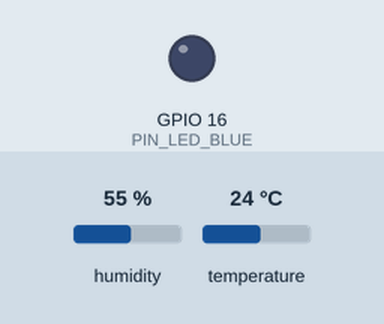
This sketch was run on a simulated ESP32. On the bench: output pins drawn as LEDs (lit = HIGH). The inputs (shaded band) are chosen by the test bench; at power-on: humidity 55 %, temperature 24 °C. WiFi joins after 1.5 s; servers stay silent unless stated; uploads are accepted with an empty reply; the local clock reads 2024-03-15 10:24:30 at power-on unless the sketch sets it; not simulated (calls return 0 or success): credentials.h; what the sketch prints to the serial monitor is not drawn. At 5.8 s the program puts the board to deep sleep or switches it off; the recording ends there.

Above: at 1.8 s.
At 3.8 s:
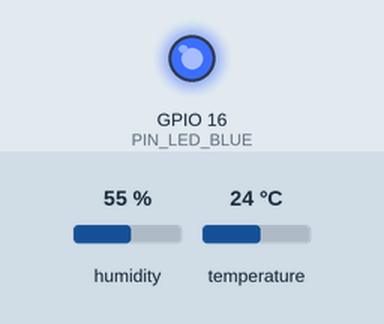
Timing chart, 0 to 5.3 s (numbered marks = the images above):
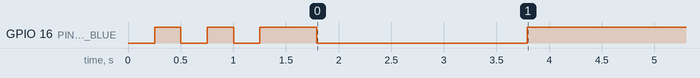

Measured:
- by itself, GPIO 16 (PIN_LED_BLUE): goes LOW 0.25 s, HIGH 0.25 s, LOW 0.25 s, HIGH 0.54 s, LOW 2.0 s, then HIGH

The sketch:

higrow-plant-monitor.ino
```cpp
// https://github.com/LilyGO/higrowopen/blob/master/HiGrowEsp32/HiGrowEsp32.ino
/*
   Rui Santos
   Complete Project Details http://randomnerdtutorials.com
*/

#include <WiFi.h>
#include <WiFiClientSecure.h>
#include <base64.h>
#include "time.h"
#include <ArduinoJson.h>
#include "DHT.h"

#include "credentials.h" // do not change order
#include "config.h" // do not change order
#include "global.h" // do not change order

// Initialize DHT sensor.
DHT dht(DHT_PIN, DHTTYPE);


void setup() {
  // Initialize serial
  Serial.begin(115200);
  Serial.println("\n ---------------------");
  Serial.println("Setup HiGrow board...");


  setupOnboardLED();

  initializeSensors();

  connectWifi();

  initTime(timezone_posix);
  printCurrentTime();

  Serial.println("Finished Setup!");
  Serial.println();
}

void loop() {

  String sensorData = getSensorDataAsJson();

  httpsPost("/pilea/1", sensorData);

  blinkBlue(2000, 2000);

  deepSleep();

}

/***********************************/
/* ******** SETUP methods ******** */

void setupOnboardLED() {
  pinMode(PIN_LED_BLUE, OUTPUT);
  digitalWrite(PIN_LED_BLUE, OFF);
}

void initializeSensors() {
  // initialize the DHT sensor
  // DHT dht(DHT_PIN, DHTTYPE);
  dht.begin();
}

/* ******** END of SETUP methods ******** */
/******************************************/
```

global.h
```cpp
// global variables - DO NOT CHANGE !

// Uncomment one of the lines below for whatever DHT sensor type you're using!
// #define DHTTYPE DHT11   // DHT 11
// #define DHTTYPE DHT21   // DHT 21 (AM2301)
#define DHTTYPE DHT11 // DHT 22  (AM2302), AM2321


#define ON LOW // LOW or 0 is power on for my board's blue LED
#define OFF HIGH // HIGH or 1 is power off for my board's blue LED


#define POWER_CTRL           4
#define PIN_LED_BLUE        16 // on-board LED
#define DHT_PIN             22 // DHT Sensor
#define SOIL_PIN            32
#define SALT_PIN            34

#define uS_TO_S_FACTOR 1000000
```

http-client.ino
```cpp
// http client functions

// initialize wifi client for https
WiFiClientSecure client;

void httpsPost(String path, String jsonPayload) {
    client.setCACert(rootCACertificate);
    // client.setInsecure();


    Serial.println("\nStarting connection to server...");
    if (!client.connect(serverUrl.c_str(), serverPort)) {
        Serial.println("Connection failed!");
        char err_buf[100];
        if (client.lastError(err_buf, 100) < 0) {
            Serial.println(err_buf);
        } else {
            Serial.println("Connection error");
        }
    } else {
        Serial.println("Connected to server!");

        String data = jsonPayload;
        Serial.print("Sending POST request with payload length ");
        Serial.print(data.length());
        Serial.println(" ...");

        // Make a HTTP request:
        client.println("POST " + path + " HTTP/1.1");
        client.println("Host: " + serverUrl);
        client.println("User-Agent: ESP32");
        client.println("Connection: close");
        client.println("Content-Type: application/json");
        client.print("Authorization: Basic ");
        client.println(base64auth);
        client.print("Content-Length: ");
        client.println(data.length());
        client.println();
        client.println(data);

        while (client.connected()) {
            String line = client.readStringUntil('\n');
            if (line == "\r") {
                Serial.println("response headers received");
                break;
            }
        }

        // read and print incoming bytes from server
        Serial.print("Server response: ");
        while (client.available()) {
            String response = client.readStringUntil('\n');
            Serial.println(response);
            if (response.startsWith("debug")) {
                debugEnabled = true;
            }
        }

        client.stop();
    }
    Serial.println();
    Serial.println();
}
```

sensors.ino
```cpp
// sensor functions

String getSensorDataAsJson() {

  float humidity = readHumidity();

  float tempC = readTemperatureInC();

  float humanPerceivedTempC = calculateHeatIndex(tempC, humidity);

  uint16_t soilMoisture = getRelativeSoilMoisture();


  const int capacity = 128; // calculated with https://arduinojson.org/v6/assistant
  StaticJsonDocument<capacity> doc;

  doc["timestamp"] = getCurrentTimeAsIsoString();
  doc["humidityInPercent"] = humidity;
  doc["temperatureInCelsius"] = tempC;
  doc["perceivedTemperatureInCelsius"] = humanPerceivedTempC;
  doc["soilMoistureInPercent"] = soilMoisture;

  String jsonString = "";  // the JSON document is appended to the String, it doesn’t replace it
  serializeJson(doc, jsonString);

  // serializeJsonPretty(doc, Serial); // debug
  // Serial.println();

  // debugSensorData();

  return jsonString;
}

uint16_t readSoilRaw() {
  return analogRead(SOIL_PIN);
}

float readHumidity() {
  float humidity;
  while (isnan(humidity = dht.readHumidity())) {
    delay(100);
  }
  return humidity;
}

float readTemperatureInC() {
  // Read temperature as Celsius //dht.readTemperature(boolean isFahrenheit); default = false
  float temperatureC;
  while (isnan(temperatureC = dht.readTemperature())) {
    delay(100);
  }
  return temperatureC;
}

uint16_t getRelativeSoilMoisture() {
  uint16_t soil = readSoilRaw();
  if (soil > SOIL_MAX)
  {
    soil = SOIL_MAX; // prevent overflow
    Serial.println("overflow in soil_max (dry)");
    // Todo: send warning log to server
  }

  uint16_t soil_mapped = map(soil, SOIL_MIN, SOIL_MAX, 100, 0);
  return soil_mapped;
}

// char getTemperatureInC() {
//   char celsiusString[7];
//   floatToString(readTemperatureInC(), 6, 2, celsiusString);
//   return celsiusString;
// }

// char getHumidity() {
//   char humidityString[7];
//   floatToString(readTemperatureInC(), 6, 2, humidityString);
//   return humidityString;
// }


/*
* heat index is the human-perceived temperature, aka felt air temperature
*/
float calculateHeatIndex(float temperatureInC, float humidity) {
  return dht.computeHeatIndex(temperatureInC, humidity, false);
}


void debugSensorData() {
  // float humidity = atof(getHumidity());
  float humidity = readHumidity();
  Serial.print("Humidity: ");
  Serial.print(humidity);
  Serial.print(" %");

  // float tempC = atof(getTemperatureInC());
  float tempC = readTemperatureInC();
  Serial.print("\t Temperature: ");
  Serial.print(tempC);
  Serial.print(" *C ");

  Serial.print("\t Felt air temperature: ");
  Serial.print(calculateHeatIndex(tempC, humidity));
  Serial.print(" *C ");

  Serial.print("\t Soil: ");
  Serial.print(getRelativeSoilMoisture());
  Serial.print(" %");

  Serial.print("\t Soil raw: ");
  Serial.print(readSoilRaw());

  Serial.println();
  Serial.println();

  delay(1000);
}
```

util.ino
```cpp
// variables should be defined globally at beginning of main .ino file
// PIN_LED_BLUE = 16 // on-board LED
// ON = LOW // LOW or 0 is power on for my board's blue LED
// OFF = HIGH // HIGH or 1 is power off for my board's blue LED

void blink(int ledPinNumber, int onDurationDelay, int offDurationDelay) {
  digitalWrite(ledPinNumber, ON);
  delay(onDurationDelay);
  digitalWrite(ledPinNumber, OFF);
  delay(offDurationDelay);
}

void blinkBlue(int onDurationDelay, int offDurationDelay) {
  blink(PIN_LED_BLUE, onDurationDelay, offDurationDelay);
}

/*
* deepsleep causes the esp32 controller to restart after specified time
* this means, it will run the setup method again
*/
void deepSleep() {

  digitalWrite(POWER_CTRL, LOW);
  //digitalWrite(dhtpowerpin, LOW);
  disconnectWifi();
  Serial.print("ESP32 MAC address: ");
  Serial.println(WiFi.macAddress());

  Serial.print("\n"); // empty line
  uint64_t sleepDurationInSeconds = DEEPSLEEP_SECONDS + DEEPSLEEP_CALIBRATION_SECONDS;
  if (debugEnabled == true) {
    Serial.println("DEBUG mode is active!");
    sleepDurationInSeconds = 10;
    Serial.print("Sleeptime reduced to ");
    Serial.print(sleepDurationInSeconds);
    Serial.println(" seconds.\n");
  } else {
    Serial.println("Going to deep sleep Zzzz...\n");
  }

  // Configure timer to wake up from deep sleep!
  esp_sleep_enable_timer_wakeup(sleepDurationInSeconds * uS_TO_S_FACTOR);

  // Go to sleep! Zzzz
  esp_deep_sleep_start();
}

void setTimezone(String timezone){
  setenv("TZ", timezone.c_str(), 1);  //  adjust the TZ, clock settings are updated to show new local time
  tzset();
}

void initTime(String timezone){
  struct tm timeinfo;

  configTime(0, 0, ntpServer); // connect to ntp server, with 0 TZ offset
  if(!getLocalTime(&timeinfo)) {
    Serial.println("Failed to obtain time");
    return;
  }
  setTimezone(timezone);
}

void printCurrentTime() {
  struct tm currentTime;
  if(!getLocalTime(&currentTime)) {
    Serial.println("Failed to obtain current time");
    return;
  }
  Serial.println(&currentTime, "%A, %B %d %Y %H:%M:%S (%Z %z)");
}

String getCurrentTimeAsIsoString() {

  time_t     now = time(0);
  struct tm  currentTime;
  char       isoTime[80];
  currentTime = *localtime(&now);
  strftime(isoTime, sizeof(isoTime), "%Y-%m-%dT%H:%M:%S", &currentTime);

  // Serial.println(isoTime); // debug

  return isoTime;
}

void floatToString(float floatValue, int floatStringCharacters, int decimalDigits, char* resultVar) {
  dtostrf(floatValue, floatStringCharacters, decimalDigits, resultVar);
}
```

wifi.ino
```cpp
// wifi functions

void connectWifi() {
  Serial.println();
  Serial.println();
  Serial.print("Connecting to ");
  Serial.println(ssid);

  WiFi.begin(ssid, wifiPassword);

  // attempt to connect to Wifi network:
  while (WiFi.status() != WL_CONNECTED)
  {
    // Connect to WPA/WPA2 network. Change this line if using open or WEP network:
    blinkBlue(250, 250); // replaces delay(500) --> 500ms
    Serial.print(".");
  }
  Serial.println("");
  Serial.println("WiFi connected");
  Serial.println("IP address: ");
  Serial.println(WiFi.localIP());
}

void disconnectWifi(){
  Serial.println("Disconnect WiFi...");
  WiFi.disconnect(true);
  WiFi.mode(WIFI_OFF);
  //btStop();
}
```

config.h
```cpp
// general config


//maximum is 400 days
// uint64_t DEEPSLEEP_SECONDS = 10; // 10 seconds
// uint64_t DEEPSLEEP_SECONDS = 30; // 10 seconds
// uint64_t DEEPSLEEP_SECONDS = 180; // 3 min
// uint64_tDEEPSLEEP_SECONDS = 1800; // 30 min
// uint64_t DEEPSLEEP_SECONDS = 3600; // 60 min number to big
// uint64_t DEEPSLEEP_SECONDS = 7200; // every two hours
// uint64_t DEEPSLEEP_SECONDS = 3600*6; // every 6 hours
// uint64_t DEEPSLEEP_SECONDS = 3600*8; // every 8 hours
uint64_t DEEPSLEEP_SECONDS = 3600*12; // twice a day
// uint64_t DEEPSLEEP_SECONDS = 3600*24; // once a day

uint64_t DEEPSLEEP_CALIBRATION_SECONDS = 0; // if deepsleep lasts longer or shorter than expected, configure this with a positive or negative integer value

#define TEMP_CALIBRATION 0.0 // positive or negative float value to calibrate the temp sensor to the correct temperature
#define SOIL_MIN 1470 // value when soil sensor is in water // round to lower
#define SOIL_MAX 3450 // value when soil sensor is in air // round to upper, otherwise relative value will overflow

// ntp settings
const char* ntpServer = myNtpServer; // default is "pool.ntp.org";
const String timezone_posix = "CET-1CEST,M3.5.0,M10.5.0/3"; // "Europe/Berlin" // https://github.com/nayarsystems/posix_tz_db/blob/master/zones.csv


const String serverUrl = myServerUrl;
const int serverPort = 443;

bool debugEnabled = false; // true if server response starts with "debug", otherwise default: false
```
